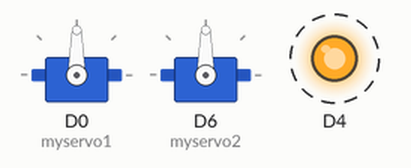
Bench run of a sketch on a simulated ESP8266 (NodeMCU). Parts: 2 × servo, output pins drawn as LEDs (lit = HIGH). Dashed ring = blinking. Uploads are accepted with an empty reply; what the sketch prints to the serial monitor is not drawn.

Above: at 2.8 s.
Timing chart, 0 to 5.2 s (numbered marks = the images above):
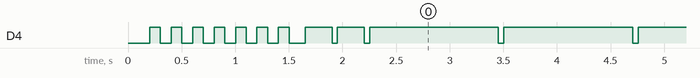

The sketch:

r3_laser.ino
```cpp
#include <Arcana3.h>
#include <Servo.h>

Arcana3 arcana("laser", true);

int counter = 0;
Servo myservo1;  // create servo object to control a servo
Servo myservo2;  // create servo object to control a servo
int posX = 100;
int posY = 90;
bool isReset = false;
bool enPosicion = false;
long lastTime = 0;
long laserTime = 0;
int puzzles[10] = {0, 0, 90, 90, 0, 0, 0, 0, 0, 0};

void setup() {
  myservo1.attach(D0);  // attaches the servo on GIO2 to the servo object
  myservo2.attach(D6);  // attaches the servo on GIO2 to the servo object
  pinMode(D1, INPUT_PULLUP);
  pinMode(D2, INPUT_PULLUP);
  pinMode(D3, INPUT_PULLUP);
  pinMode(D5, INPUT_PULLUP);
  arcana.init();
  delay(50);
  configurar();
  delay(50);
  reset();
}
void loop() {
  if (counter == 0) {
    arcana.conectar();
    counter = 50;

    if (arcana.status == 0 && !isReset) {
      configurar();
      reset();
    }
    if (arcana.status == 1) {
    }
    if (arcana.status == 3 && !isReset) {
      reset();
    }

  }
  counter--;

  if (arcana.status == 2) {
    if (digitalRead(D1) == LOW && millis()>lastTime) {
      lastTime = millis()+150;
      laserTime = millis()+3000;
      posX = max(posX - 2, 40);
    }
    if (digitalRead(D2) == LOW && millis()>lastTime) {
      lastTime = millis()+150;
      laserTime = millis()+3000;
      posX = min(posX + 2, 160);
    }
    if (digitalRead(D3) == LOW && millis()>lastTime) {
      lastTime = millis()+150;
      laserTime = millis()+3000;
      posY = max(posY - 2, 30);
    }
    if (digitalRead(D5) == LOW && millis()>lastTime) {
      lastTime = millis()+150;
      laserTime = millis()+3000;
      posY = min(posY + 2, 140);
    }
    if (abs(posX - puzzles[0]) < 5 && abs(posY - puzzles[1]) < 5 && millis() > laserTime) {
      enPosicion = true;
    }
  }


  myservo1.write(posX);
  myservo2.write(posY);

  String estado = "";
  estado += "&Laser="+(enPosicion? String("listo") : String("no"));
  estado += "&PosX="+String(posX);
  estado += "&PosY="+String(posY);
  arcana.estado(estado);

  ///////////////////////////////
  delay(20);
}

void reset() {
  posX = puzzles[2];
  posY = puzzles[3];
  myservo1.write(posX);
  myservo2.write(posY);
  isReset = true;
}

void configurar() {
  arcana.configurar();
  String myconfig = arcana.config;
  int i = 0;
  while (myconfig.indexOf(" ") > -1) {
    puzzles[i] = myconfig.substring(0, myconfig.indexOf(" ")).toInt();
    myconfig = myconfig.substring(myconfig.indexOf(" ") + 1);
    i++;
  }
  puzzles[i] = myconfig.toInt();
}
```

Measured:
- by itself, D4: HIGH → LOW at 0.30 s, → HIGH 0.10 s later, → LOW 0.10 s later, → HIGH 0.10 s later, … (222 changes in this stretch)
